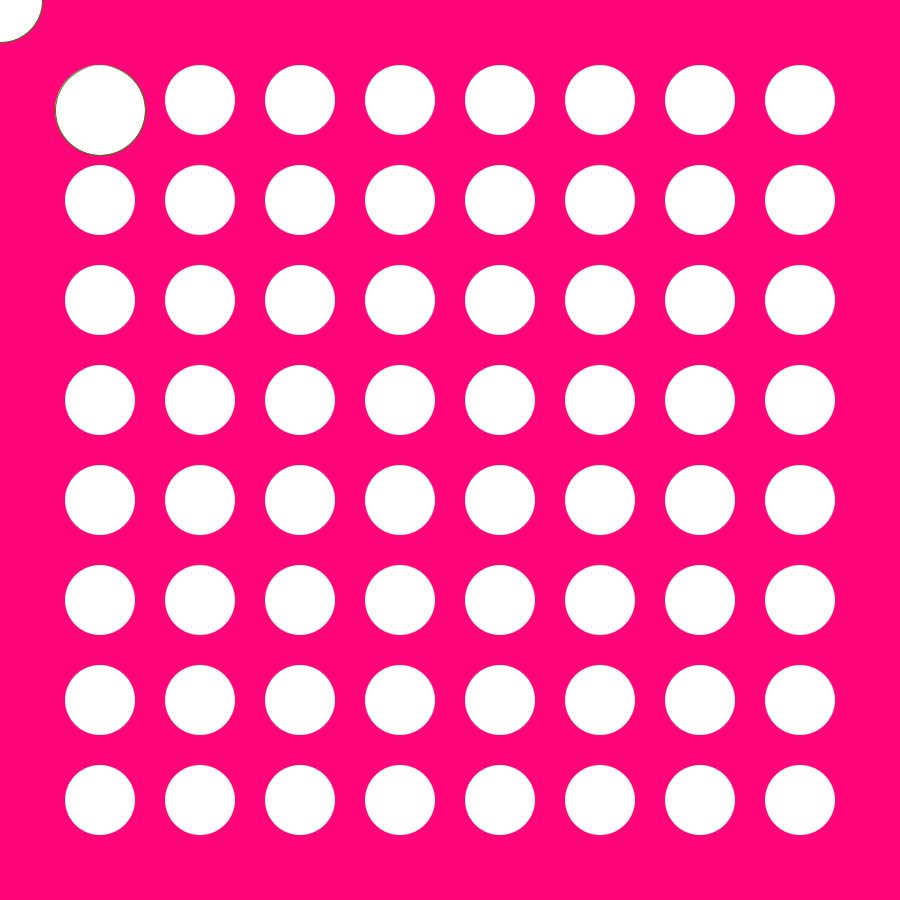
Frame 1 (no input)
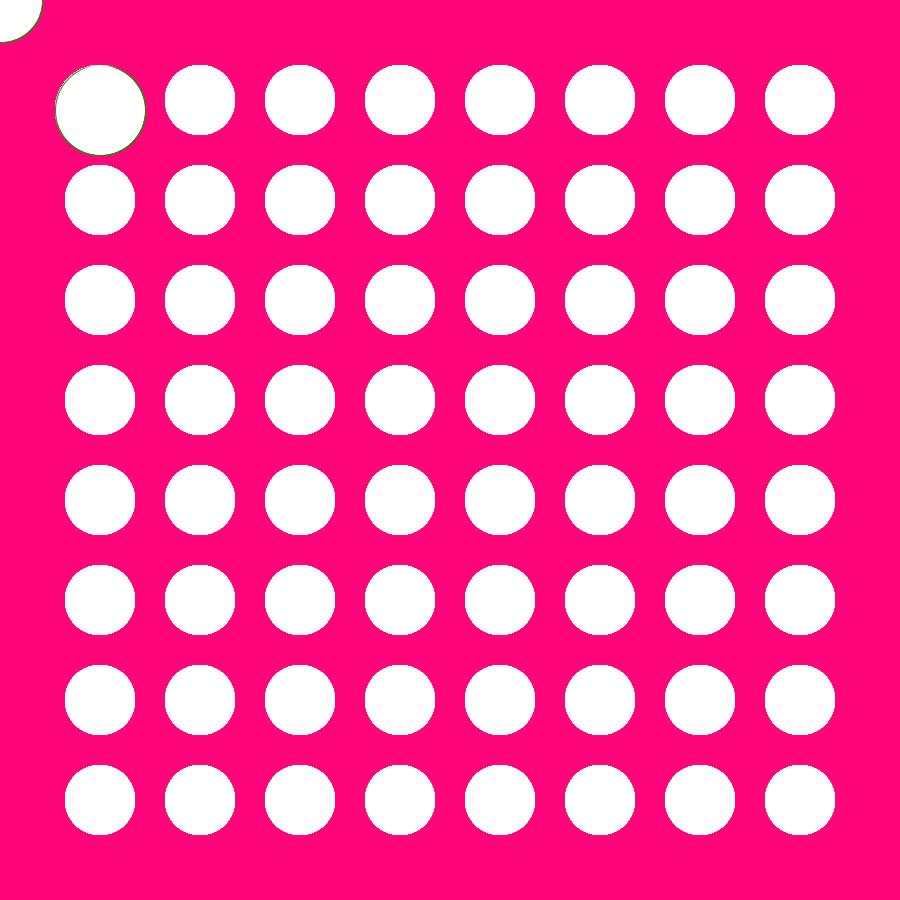
Frame 60 (the mouse pressed at the canvas centre just before this capture)
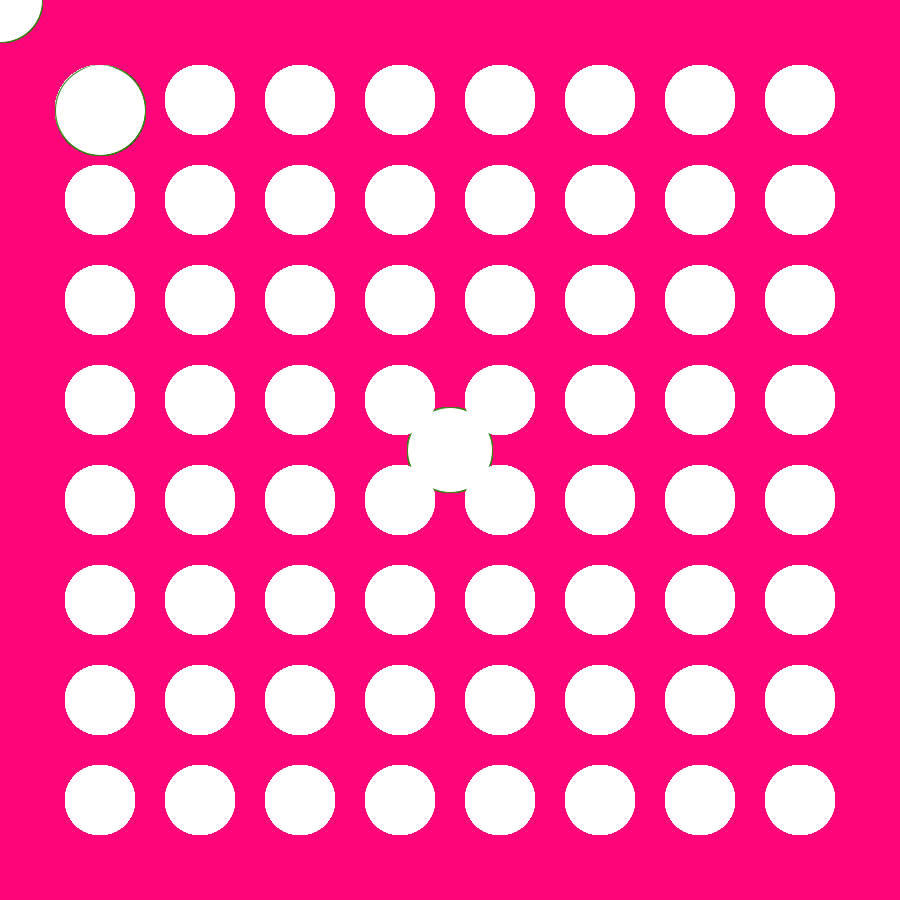
Frame 120 (the mouse held since frame 60 and released just before this capture)

The Processing sketch that drew these frames (run headless with seeded random() and noise(); from frame 60 on, the mouse is pressed at the canvas centre):

// Processing sketch: processing_86364
// ── processing_86364.pde

void setup()
{
  size(900,900);
  background (#FF057A);
  smooth();
}
void draw()
{
 stroke(#397C13);
 ellipse(mouseX,mouseY,85,85);
 println(mouseX);

int MapositionY = 100;   

 //Je déclare une variable de type intégrer
 int MapositionX;
 //Je lui attribue le chiffre 100 ou signe =
MapositionX = 100;  

MapositionY = MapositionX +10;  


//Je dessine une ellipse dont la coordonnée y est la valeur dans MapositionX

ellipse(MapositionX,MapositionY,90,90);


  noStroke();
  
  
//Première ligne d'ellipse en x

ellipse(100,100,70,70);
ellipse(200,100,70,70);
ellipse(300,100,70,70);
ellipse(400,100,70,70);
ellipse(500,100,70,70);
ellipse(600,100,70,70);
ellipse(700,100,70,70);
ellipse(800,100,70,70);

//Deuxième ligne d'ellipse en x

ellipse(100,200,70,70);
ellipse(200,200,70,70);
ellipse(300,200,70,70);
ellipse(400,200,70,70);
ellipse(500,200,70,70);
ellipse(600,200,70,70);
ellipse(700,200,70,70);
ellipse(800,200,70,70);

//Troisième ligne d'ellipse en x

ellipse(100,300,70,70);
ellipse(200,300,70,70);
ellipse(300,300,70,70);
ellipse(400,300,70,70);
ellipse(500,300,70,70);
ellipse(600,300,70,70);
ellipse(700,300,70,70);
ellipse(800,300,70,70);

//Quatrième ligne d'ellipse en x

ellipse(100,400,70,70);
ellipse(200,400,70,70);
ellipse(300,400,70,70);
ellipse(400,400,70,70);
ellipse(500,400,70,70);
ellipse(600,400,70,70);
ellipse(700,400,70,70);
ellipse(800,400,70,70);

//Cinquième ligne d'ellipse en x

ellipse(100,500,70,70);
ellipse(200,500,70,70);
ellipse(300,500,70,70);
ellipse(400,500,70,70);
ellipse(500,500,70,70);
ellipse(600,500,70,70);
ellipse(700,500,70,70);
ellipse(800,500,70,70);

//Sixième ligne d'ellipse en x

ellipse(100,600,70,70);
ellipse(200,600,70,70);
ellipse(300,600,70,70);
ellipse(400,600,70,70);
ellipse(500,600,70,70);
ellipse(600,600,70,70);
ellipse(700,600,70,70);
ellipse(800,600,70,70);

//Septième ligne d'ellipse en x

ellipse(100,700,70,70);
ellipse(200,700,70,70);
ellipse(300,700,70,70);
ellipse(400,700,70,70);
ellipse(500,700,70,70);
ellipse(600,700,70,70);
ellipse(700,700,70,70);
ellipse(800,700,70,70);

//Huitième ligne d'ellipse en x

ellipse(100,800,70,70);
ellipse(200,800,70,70);
ellipse(300,800,70,70);
ellipse(400,800,70,70);
ellipse(500,800,70,70);
ellipse(600,800,70,70);
ellipse(700,800,70,70);
ellipse(800,800,70,70);

//noLoop();
}
